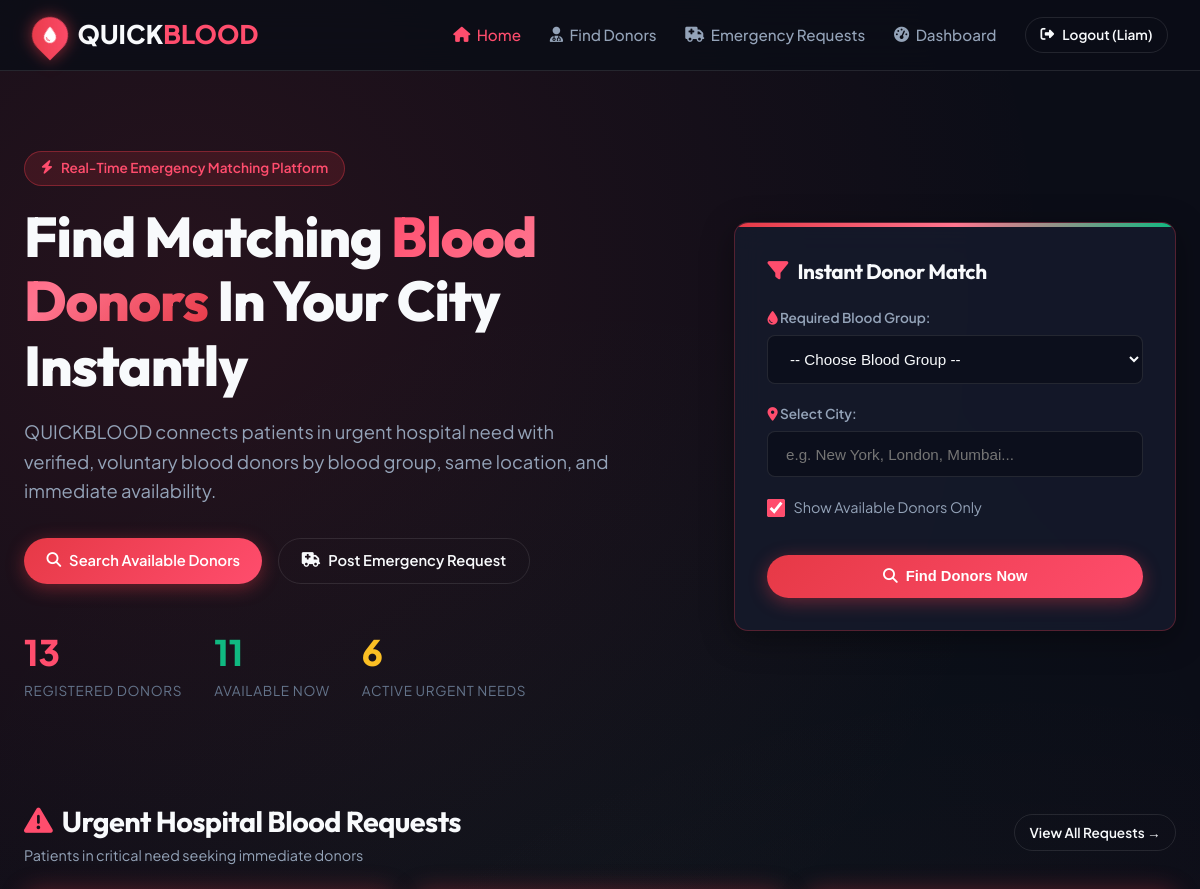
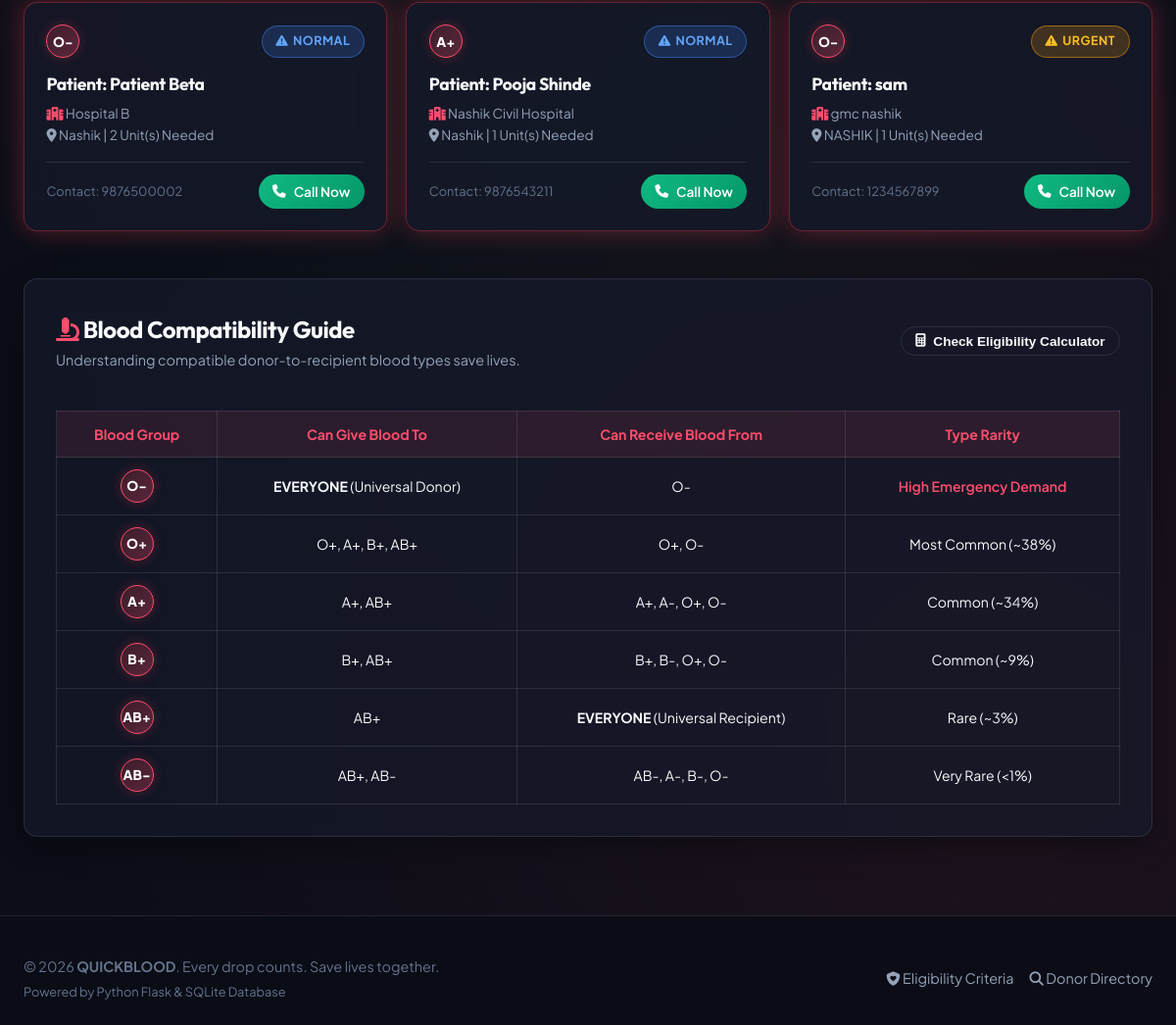
The page / (signed in) on the database its author committed (2 pictures, top to bottom).
### app.py (models this page shows, shortened)
class User(db.Model):
    __tablename__ = 'users'
    id = db.Column(db.Integer, primary_key=True)
    name = db.Column(db.String(100), nullable=False)
    email = db.Column(db.String(120), unique=True, nullable=False)
    password_hash = db.Column(db.String(256), nullable=False)
    phone = db.Column(db.String(20), nullable=False)
    role = db.Column(db.String(20), nullable=False, default='Donor') # 'Donor', 'Receiver', 'Both'
    created_at = db.Column(db.DateTime, default=datetime.utcnow)
    donor_profile = db.relationship('DonorProfile', backref='user', uselist=False, cascade="all, delete-orphan")
    requests = db.relationship('BloodRequest', backref='requester', lazy=True, foreign_keys='BloodRequest.user_id')
    assigned_donations = db.relationship('BloodRequest', backref='assigned_donor', lazy=True, foreign_keys='BloodRequest.donor_id')
    donation_history = db.relationship('DonationRecord', backref='donor', lazy=True, foreign_keys='DonationRecord.donor_id', order_by='DonationRecord.donation_date.desc()')

class BloodRequest(db.Model):
    __tablename__ = 'blood_requests'
    id = db.Column(db.Integer, primary_key=True)
    user_id = db.Column(db.Integer, db.ForeignKey('users.id'), nullable=False) # Requester
    donor_id = db.Column(db.Integer, db.ForeignKey('users.id'), nullable=True) # Assigned Donor
    patient_name = db.Column(db.String(100), nullable=False)
    blood_group = db.Column(db.String(5), nullable=False)
    hospital_name = db.Column(db.String(150), nullable=False)
    city = db.Column(db.String(100), nullable=False)
    units_needed = db.Column(db.Integer, default=1)
    urgency = db.Column(db.String(20), default='Normal') # 'Normal', 'Urgent', 'Critical Emergency'
    contact_phone = db.Column(db.String(20), nullable=False)
    status = db.Column(db.String(30), default='Pending') # 'Pending', 'Accepted', 'Donation in Progress', 'Fulfilled', 'Cancelled', 'Rejected'
    donor_completed = db.Column(db.Boolean, default=False)
    donor_completed_at = db.Column(db.DateTime, nullable=True)
    accepted_at = db.Column(db.DateTime, nullable=True)
    fulfilled_at = db.Column(db.DateTime, nullable=True)
    cancelled_at = db.Column(db.DateTime, nullable=True)
    rejection_reason = db.Column(db.String(255), nullable=True)
    created_at = db.Column(db.DateTime, default=datetime.utcnow)
    donation_records = db.relationship('DonationRecord', backref='blood_request', lazy=True)

### app.py (the view)
@app.route('/')
def index():
    total_donors = DonorProfile.query.count()
    available_donors = DonorProfile.query.filter_by(is_available=True).count()
    active_requests = BloodRequest.query.filter(BloodRequest.status.in_(['Pending', 'Accepted', 'Donation in Progress'])).count()
    critical_requests = BloodRequest.query.filter(
        BloodRequest.status.in_(['Pending', 'Accepted'])
    ).order_by(BloodRequest.created_at.desc()).limit(3).all()
    cities = [c[0] for c in db.session.query(DonorProfile.city).distinct().order_by(DonorProfile.city).all()]
    return render_template(
        'index.html',
        total_donors=total_donors,
        available_donors=available_donors,
        active_requests=active_requests,
        critical_requests=critical_requests,
        cities=cities
    )

### app.py (called while the page is built)
@app.context_processor
def inject_current_user():
    user = None
    if 'user_id' in session:
        user = User.query.get(session['user_id'])
    return dict(current_user=user)

### templates/index.html (shortened to what this page needs)
{% extends 'base.html' %}
{% block content %}
<div class="hero-container">
    <div>
        <div style="display:inline-flex; align-items:center; gap:0.5rem; background:rgba(230,57,70,0.15); border:1px solid rgba(230,57,70,0.4); padding:0.35rem 1rem; border-radius:99px; font-size:0.85rem; color:var(--accent-red); margin-bottom:1.2rem; font-weight:600;">
            <i class="fas fa-bolt"></i> Real-Time Emergency Matching Platform
        </div>
        <h1 class="hero-title">
            Find Matching <span>Blood Donors</span> In Your City Instantly
        </h1>
        <p class="hero-subtitle">
            QUICKBLOOD connects patients in urgent hospital need with verified, voluntary blood donors by blood group, same location, and immediate availability.
        </p>
        <div style="display:flex; gap:1rem; flex-wrap:wrap;">
            <a href="{{ url_for('donors') }}" class="btn btn-primary">
                <i class="fas fa-magnifying-glass"></i> Search Available Donors
            </a>
            <a href="{{ url_for('requests_feed') }}" class="btn btn-outline">
                <i class="fas fa-truck-medical"></i> Post Emergency Request
            </a>
        </div>
        <div class="hero-stats-row">
            <div class="stat-item">
                <span class="stat-number">{{ total_donors }}</span>
                <span class="stat-label">Registered Donors</span>
            </div>
            <div class="stat-item">
                <span class="stat-number" style="color:var(--accent-emerald);">{{ available_donors }}</span>
                <span class="stat-label">Available Now</span>
            </div>
            <div class="stat-item">
                <span class="stat-number" style="color:#FBBF24;">{{ active_requests }}</span>
                <span class="stat-label">Active Urgent Needs</span>
            </div>
        </div>
    </div>
    <div class="glass-card search-card">
        <h3 style="margin-bottom:1.2rem; font-size:1.3rem; display:flex; align-items:center; gap:0.6rem;">
            <i class="fas fa-filter" style="color:var(--accent-red);"></i> Instant Donor Match
        </h3>
        <form action="{{ url_for('donors') }}" method="GET">
            <div class="form-group">
                <label class="form-label"><i class="fas fa-droplet" style="color:var(--accent-red);"></i> Required Blood Group:</label>
                <select name="blood_group" class="form-control" required>
                    <option value="">-- Choose Blood Group --</option>
                </select>
            </div>
            <div class="form-group">
                <label class="form-label"><i class="fas fa-location-dot" style="color:var(--accent-red);"></i> Select City:</label>
                <input type="text" name="city" class="form-control" placeholder="e.g. New York, London, Mumbai..." list="city-options" required>
            </div>
            <div class="form-group" style="display:flex; align-items:center; gap:0.5rem; margin-top:0.5rem;">
                <input type="checkbox" id="avail_only" name="available_only" value="1" checked style="accent-color:var(--accent-red); width:18px; height:18px;">
                <label for="avail_only" style="font-size:0.9rem; color:var(--text-secondary); cursor:pointer;">
                    Show Available Donors Only
                </label>
            </div>
            <button type="submit" class="btn btn-primary" style="width:100%; margin-top:1rem; padding:0.85rem;">
                <i class="fas fa-search"></i> Find Donors Now
            </button>
        </form>
    </div>
</div>
{% if critical_requests %}
<div style="margin:3rem 0;">
    <div style="display:flex; justify-content:space-between; align-items:center; margin-bottom:1.5rem;">
        <div>
            <h2 style="font-size:1.8rem; display:flex; align-items:center; gap:0.6rem;">
                <i class="fas fa-triangle-exclamation" style="color:var(--accent-red);"></i> Urgent Hospital Blood Requests
            </h2>
            <p style="color:var(--text-secondary); font-size:0.9rem;">Patients in critical need seeking immediate donors</p>
        </div>
        <a href="{{ url_for('requests_feed') }}" class="btn btn-outline btn-sm">View All Requests &rarr;</a>
    </div>
    <div style="display:grid; grid-template-columns: repeat(auto-fit, minmax(320px, 1fr)); gap:1.2rem;">
        {% for req in critical_requests %}
            <div class="glass-card glass-card-glow" style="padding:1.4rem;">
                <div style="display:flex; justify-content:space-between; align-items:center; margin-bottom:0.8rem;">
                    <span class="blood-pill blood-pill-sm">{{ req.blood_group }}</span>
                    <span class="urgency-badge urgency-{% if 'Critical' in req.urgency %}critical{% elif 'Urgent' in req.urgency %}urgent{% else %}normal{% endif %}">
                        <i class="fas fa-triangle-exclamation"></i> {{ req.urgency }}
                    </span>
                </div>
                <h4 style="font-size:1.1rem; margin-bottom:0.3rem;">Patient: {{ req.patient_name }}</h4>
                <p style="font-size:0.85rem; color:var(--text-secondary);"><i class="fas fa-hospital" style="color:var(--accent-red);"></i> {{ req.hospital_name }}</p>
                <p style="font-size:0.85rem; color:var(--text-secondary);"><i class="fas fa-location-dot"></i> {{ req.city }} | {{ req.units_needed }} Unit(s) Needed</p>
                <div style="margin-top:1rem; padding-top:0.8rem; border-top:1px solid var(--border-glass); display:flex; justify-content:space-between; align-items:center;">
                    <span style="font-size:0.8rem; color:var(--text-muted);">Contact: {{ req.contact_phone }}</span>
                    <a href="tel:{{ req.contact_phone }}" class="btn btn-success btn-sm"><i class="fas fa-phone"></i> Call Now</a>
                </div>
            </div>
        {% endfor %}
    </div>
</div>
{% endif %}
<div class="glass-card" style="padding:2rem; margin:3rem 0;">
    <div style="display:flex; align-items:center; justify-content:space-between; flex-wrap:wrap; gap:1rem; margin-bottom:1.5rem;">
        <div>
            <h3 style="font-size:1.5rem;"><i class="fas fa-microscope" style="color:var(--accent-red);"></i> Blood Compatibility Guide</h3>
            <p style="color:var(--text-secondary); font-size:0.9rem;">Understanding compatible donor-to-recipient blood types save lives.</p>
        </div>
        <button class="btn btn-outline btn-sm" data-modal-target="eligibility-modal">
            <i class="fas fa-calculator"></i> Check Eligibility Calculator
        </button>
    </div>
    <div style="overflow-x:auto;">
        <table class="compat-matrix">
            <thead>
                <tr>
                    <th>Blood Group</th>
                    <th>Can Give Blood To</th>
                    <th>Can Receive Blood From</th>
                    <th>Type Rarity</th>
                </tr>
            </thead>
            <tbody>
                <tr>
                    <td><span class="blood-pill blood-pill-sm">O-</span></td>
                    <td><strong>EVERYONE</strong> (Universal Donor)</td>
                    <td>O-</td>
                    <td><span style="color:#FF4D6D; font-weight:600;">High Emergency Demand</span></td>
                </tr>
                <tr>
                    <td><span class="blood-pill blood-pill-sm">O+</span></td>
                    <td>O+, A+, B+, AB+</td>
                    <td>O+, O-</td>
                    <td>Most Common (~38%)</td>
                </tr>
                <tr>
                    <td><span class="blood-pill blood-pill-sm">A+</span></td>
                    <td>A+, AB+</td>
                    <td>A+, A-, O+, O-</td>
                    <td>Common (~34%)</td>
                </tr>
                <tr>
                    <td><span class="blood-pill blood-pill-sm">B+</span></td>
                    <td>B+, AB+</td>
                    <td>B+, B-, O+, O-</td>
                    <td>Common (~9%)</td>
                </tr>
                <tr>
                    <td><span class="blood-pill blood-pill-sm">AB+</span></td>
                    <td>AB+</td>
                    <td><strong>EVERYONE</strong> (Universal Recipient)</td>
                    <td>Rare (~3%)</td>
                </tr>
                <tr>
                    <td><span class="blood-pill blood-pill-sm">AB-</span></td>
                    <td>AB+, AB-</td>
                    <td>AB-, A-, B-, O-</td>
                    <td>Very Rare (&lt;1%)</td>
                </tr>
            </tbody>
        </table>
    </div>
</div>
{% endblock %}

### templates/base.html (shortened to what this page needs)
<!DOCTYPE html>
<html lang="en">
<head>
    <link rel="stylesheet" href="https://cdnjs.cloudflare.com/ajax/libs/font-awesome/6.4.0/css/all.min.css">
    <link rel="stylesheet" href="{{ url_for('static', filename='css/styles.css') }}">
</head>
<body>
    <nav class="navbar">
        <div class="nav-container">
            <a href="{{ url_for('index') }}" class="brand-logo">
                <div class="brand-drop-icon">
                    <i class="fas fa-droplet"></i>
                </div>
                <span>QUICK<span style="color: var(--accent-red);">BLOOD</span></span>
            </a>
            <ul class="nav-links">
                <li>
                    <a href="{{ url_for('index') }}" class="nav-link {% if request.endpoint == 'index' %}active{% endif %}">
                        <i class="fas fa-house"></i> Home
                    </a>
                </li>
                <li>
                    <a href="{{ url_for('donors') }}" class="nav-link {% if request.endpoint == 'donors' %}active{% endif %}">
                        <i class="fas fa-user-doctor"></i> Find Donors
                    </a>
                </li>
                <li>
                    <a href="{{ url_for('requests_feed') }}" class="nav-link {% if request.endpoint == 'requests_feed' %}active{% endif %}">
                        <i class="fas fa-truck-medical"></i> Emergency Requests
                    </a>
                </li>
                {% if current_user %}
                    <li>
                        <a href="{{ url_for('dashboard') }}" class="nav-link {% if request.endpoint == 'dashboard' %}active{% endif %}">
                            <i class="fas fa-gauge-high"></i> Dashboard
                        </a>
                    </li>
                    <li>
                        <a href="{{ url_for('logout') }}" class="btn btn-outline btn-sm">
                            <i class="fas fa-right-from-bracket"></i> Logout ({{ current_user.name.split(' ')[0] }})
                        </a>
                    </li>
                {% endif %}
            </ul>
        </div>
    </nav>
    <main class="main-wrapper">
        {% block content %}{% endblock %}
    </main>
    <footer class="footer">
        <div class="footer-content">
            <div>
                <p>&copy; 2026 <strong>QUICKBLOOD</strong>. Every drop counts. Save lives together.</p>
                <p style="font-size:0.8rem; color: var(--text-muted); margin-top:0.2rem;">Powered by Python Flask & SQLite Database</p>
            </div>
            <div style="display:flex; gap:1rem;">
                <a href="#" data-modal-target="eligibility-modal" style="color:var(--text-secondary);"><i class="fas fa-shield-heart"></i> Eligibility Criteria</a>
                <a href="{{ url_for('donors') }}" style="color:var(--text-secondary);"><i class="fas fa-search"></i> Donor Directory</a>
            </div>
        </div>
    </footer>
</body>
</html>

### rows shown on the page
User: name "Liam"
BloodRequest: blood_group "O-", urgency "NORMAL", patient_name "Patient Beta", hospital_name "Hospital B", city "Nashik", units_needed "2", contact_phone "9876500002"
BloodRequest: blood_group "A+", urgency "NORMAL", patient_name "Pooja Shinde", hospital_name "Nashik Civil Hospital", city "Nashik", units_needed "1", contact_phone "9876543211"
BloodRequest: blood_group "O-", urgency "URGENT", patient_name "sam", hospital_name "gmc nashik", city "NASHIK", units_needed "1", contact_phone "1234567899"

### other values the page prints
{{ total_donors }} "13"
{{ available_donors }} "11"
{{ active_requests }} "6"
